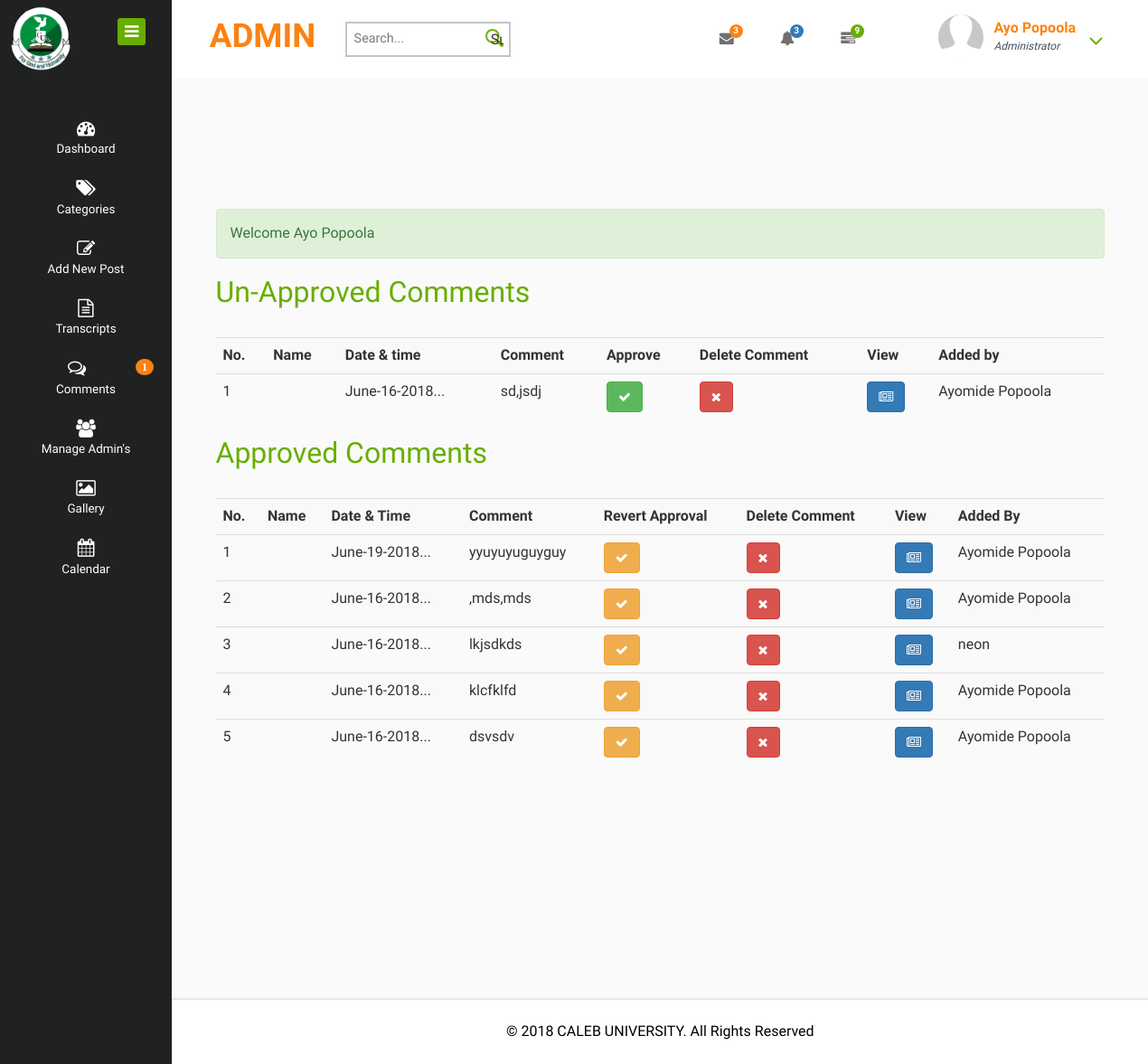
Screenshot of /ADMIN/comments.php (signed in) with the database file from the repository.
### tables this page shows
CREATE TABLE `comments` (
  `id` int(10) NOT NULL,
  `datetime` varchar(50) NOT NULL,
  `name` varchar(100) NOT NULL,
  `comments` varchar(500) NOT NULL,
  `status` varchar(5) NOT NULL,
  `admin_panel_id` int(10) NOT NULL,
  `addedby` varchar(50) NOT NULL,
  `image` varchar(500) NOT NULL
);

### ADMIN/comments.php (the view, shortened to what this page needs)
<?php require_once("Sessions.php"); ?>
<?php require_once("Functions.php"); ?>
<!DOCTYPE HTML>
<html>
<?php include("head.php") ?>
<body>
<div class="page-container">
   <div class="left-content">
	   <div class="mother-grid-inner">
		<?php include("headermain.php") ?>
<div class="inner-block">
    <div class="cols-grids panel-widget">
        <div><?php echo Message();
                   echo SuccessMessage();
                ?></div>
     <h2>Un-Approved Comments</h2>
	<div class="table-responsive">
		<table class="table table-striped table-hover">
	<tr>
	<th>No.</th>
	<th>Name</th>
	<th>Date & time</th>
	<th>Comment</th>
	<th>Approve</th>
	<th>Delete Comment</th>
        <th>View</th>
	<th>Added by</th>
	</tr>
<?php
$sql="SELECT * FROM comments WHERE status='OFF' ORDER BY id desc";
$Execute = mysqli_query($conn,$sql);
$SrNo=0;
while($DataRows=mysqli_fetch_array($Execute,MYSQLI_ASSOC)){
	$CommentId=$DataRows['id'];
	$DateTimeofComment=$DataRows['datetime'];
	$PersonName=$DataRows['name'];
	$PersonComment=$DataRows['comments'];
	$CommentedPostId=$DataRows['admin_panel_id'];
        $Addedby=$DataRows['addedby'];
	$SrNo++;
if(strlen($DateTimeofComment)>12){$DateTimeofComment=substr($DateTimeofComment,0,12).'...';}
?>
<tr>
	<td><?php echo htmlentities($SrNo); ?></td>
	<td><?php echo htmlentities($PersonName); ?></td>
	<td><?php echo htmlentities($DateTimeofComment); ?></td>
	<td><?php echo htmlentities($PersonComment); ?></td>
	<td><a href="approve.php?id=<?php echo $CommentId ?>">
                <span class="btn btn-success"><span class="fa fa-check"></span></span></a></td>
                <td><a href="deletecomment.php?id=<?php echo $CommentId ?>">
                <span class="btn btn-danger"><span class="fa fa-close"></span></span></a></td>
	<td><a href="fullpost.php?id=<?php echo $CommentedPostId ?>" target="_blank">
                <span class="btn btn-primary"><span class="fa fa-newspaper-o"></span></span></a></td>
                <td><?php echo htmlentities($Addedby); ?></td>
</tr>
<?php } ?>
		</table>
	</div>
	    <h2>Approved Comments</h2>
	<div class="table-responsive">
		<table class="table table-striped table-hover">
	<tr>
	<th>No.</th>
	<th>Name</th>
	<th>Date & Time</th>
	<th>Comment</th>
	<th>Revert Approval </th>
	<th>Delete Comment</th>
        <th>View</th>
	<th>Added By</th>
	</tr>
<?php
$sql="SELECT * FROM comments WHERE status='ON' ORDER BY id desc";
$Execute = mysqli_query($conn,$sql);
$SrNo=0;
while($DataRows=mysqli_fetch_array($Execute,MYSQLI_ASSOC)){
	$CommentId=$DataRows['id'];
	$DateTimeofComment=$DataRows['datetime'];
	$PersonName=$DataRows['name'];
	$PersonComment=$DataRows['comments'];
        $Addedby=$DataRows['addedby'];
	$SrNo++;
if(strlen($DateTimeofComment)>12){$DateTimeofComment=substr($DateTimeofComment,0,12).'...';}
?>
<tr>
	<td><?php echo htmlentities($SrNo); ?></td>
	<td><?php echo htmlentities($PersonName); ?></td>
	<td><?php echo htmlentities($DateTimeofComment); ?></td>
	<td><?php echo htmlentities($PersonComment); ?></td>
	<td><a href="disapprove.php?id=<?php echo $CommentId ?>">
                <span class="btn btn-warning"><span class="fa fa-check"></span></span></a></td>
                <td><a href="deletecomment.php?id=<?php echo $CommentId ?>">
                <span class="btn btn-danger"><span class="fa fa-close"></span></span></a></td>
	<td><a href="fullpost.php?id=<?php echo $CommentId ?>" target="_blank">
                <span class="btn btn-primary"><span class="fa fa-newspaper-o"></span></span></a></td>
        <td><?php echo htmlentities($Addedby); ?></td>
</tr>
    <?php } ?>		</table>
                </div>
	 </div>
    <br>
<br>
<br>
<br>
<br>
<br>
<br>
</div>
</div>
<?php include("copyright.php") ?>
</div>
    <?php include("sidenav.php") ?>
</div>
</body>
</html>

### rows the page displays
comments: datetime "June-16-2018...", comments "sd,jsdj", addedby "Ayomide Popoola"
comments: datetime "June-19-2018...", comments "yyuyuyuguyguy", addedby "Ayomide Popoola"
comments: datetime "June-16-2018...", comments ",mds,mds", addedby "Ayomide Popoola"
comments: datetime "June-16-2018...", comments "lkjsdkds", addedby "neon"
comments: datetime "June-16-2018...", comments "klcfklfd", addedby "Ayomide Popoola"
comments: datetime "June-16-2018...", comments "dsvsdv", addedby "Ayomide Popoola"

### other values shown
$_SESSION['User_Username'] "Ayo Popoola"
SuccessMessage() "Welcome Ayo Popoola"
$Total "1"
